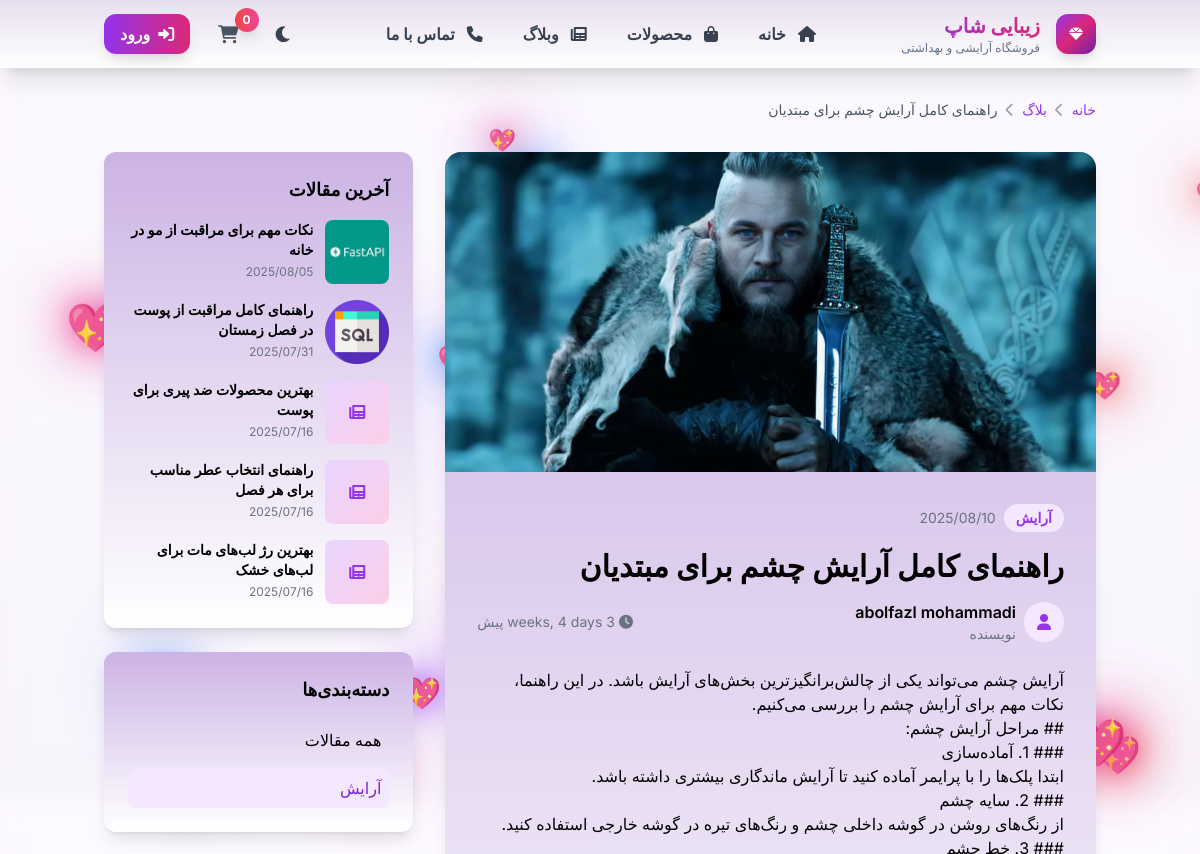
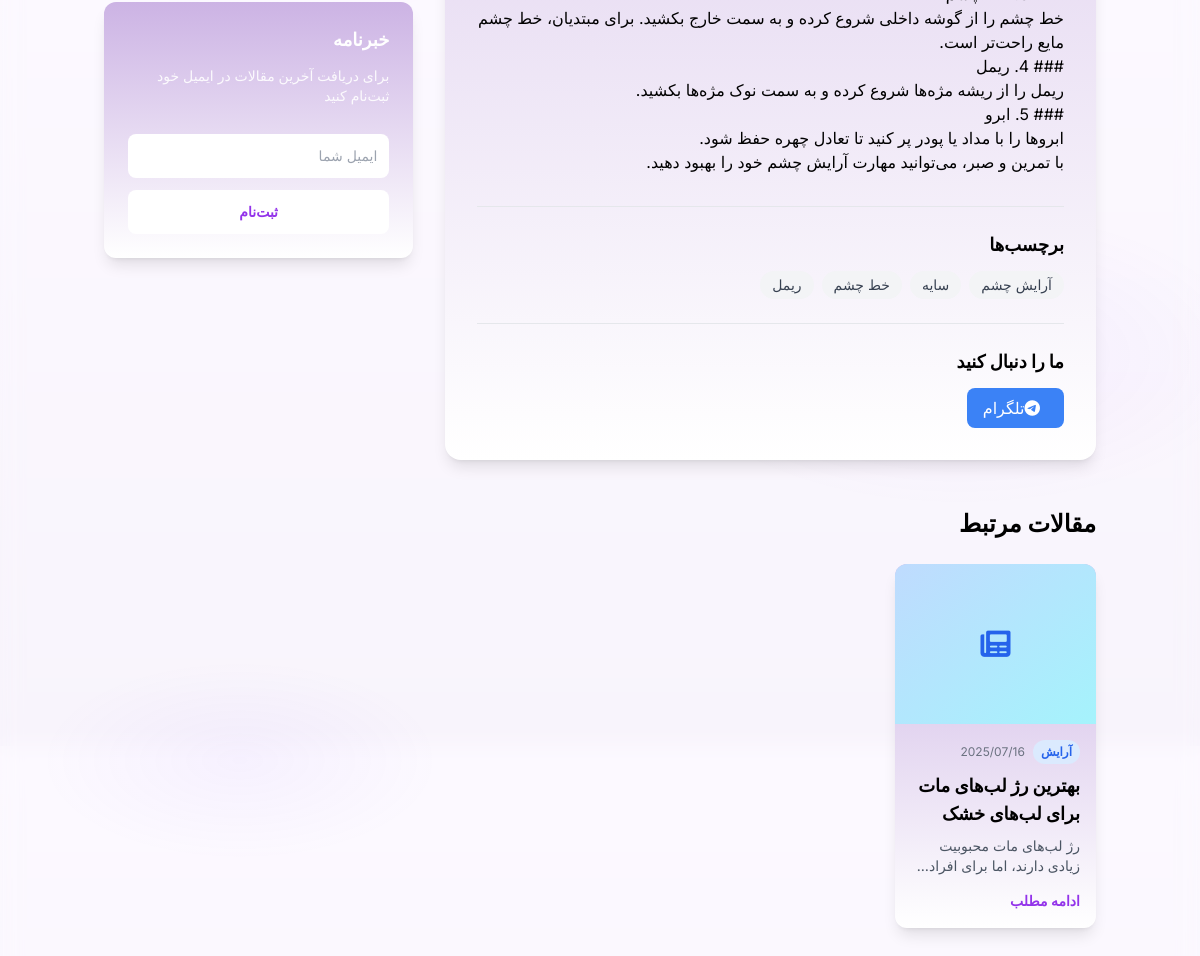
The app's page /blog/post/post-5/ with its own data (2 pictures, top to bottom).
### blog/models.py (models this page shows, shortened)
class Post(models.Model):
    title = models.CharField(max_length=200, verbose_name="عنوان")
    slug = models.SlugField(max_length=200, unique=True, verbose_name="اسلاگ")
    author = models.ForeignKey(get_user_model(), on_delete=models.CASCADE, verbose_name="نویسنده")
    content = models.TextField(verbose_name="محتوای مقاله")
    excerpt = models.TextField(max_length=500, blank=True, verbose_name="خلاصه")
    image = models.ImageField(upload_to='blog/', blank=True, null=True, verbose_name="تصویر")
    category = models.CharField(max_length=100, default="زیبایی", verbose_name="دسته‌بندی")
    tags = models.CharField(max_length=200, blank=True, verbose_name="برچسب‌ها")
    status = models.CharField(
        max_length=10,
        choices=[
            ('draft', 'پیش‌نویس'),
            ('published', 'منتشر شده'),
        ],
        default='draft',
        verbose_name="وضعیت"
    )
    created_at = models.DateTimeField(auto_now_add=True, verbose_name="تاریخ ایجاد")
    updated_at = models.DateTimeField(auto_now=True, verbose_name="تاریخ بروزرسانی")
    published_at = models.DateTimeField(default=timezone.now, verbose_name="تاریخ انتشار")
    is_featured = models.BooleanField(default=False, verbose_name="مقاله ویژه")
    meta_title = models.CharField(max_length=200, blank=True, verbose_name="عنوان متا")
    meta_description = models.TextField(blank=True, verbose_name="توضیحات متا")
    meta_keywords = models.CharField(max_length=500, blank=True, verbose_name="کلمات کلیدی متا")
    instagram_link = models.URLField(blank=True, verbose_name="لینک اینستاگرام")
    telegram_link = models.URLField(blank=True, verbose_name="لینک تلگرام")
    class Meta:
        verbose_name = "مقاله"
        verbose_name_plural = "مقالات"
        ordering = ['-published_at']
    def get_excerpt(self):
        if self.excerpt:
            return self.excerpt
        return self.content[:200] + "..." if len(self.content) > 200 else self.content
    def get_meta_title(self):
        return self.meta_title or self.title
    def get_meta_description(self):
        if self.meta_description:
            return self.meta_description
        if self.excerpt:
            return self.excerpt[:160]
        return (self.content[:160] + "...") if len(self.content) > 160 else self.content
    def get_meta_keywords(self):
        if self.meta_keywords:
            return self.meta_keywords
        return ", ".join(self.get_tags_list())
    def get_tags_list(self):
        if self.tags:
            return [tag.strip() for tag in self.tags.split(',')]
        return []

### core/models.py (models this page shows, shortened)
class User(AbstractUser):
    email = models.EmailField(unique=True, verbose_name='ایمیل')
    phone = models.CharField(max_length=11, unique=True, verbose_name='شماره موبایل')
    first_name = models.CharField(max_length=100, verbose_name='نام')
    last_name = models.CharField(max_length=100, verbose_name='نام خانوادگی')
    profile_image = models.ImageField(
        upload_to=user_profile_image_path, blank=True, null=True, verbose_name='عکس پروفایل'
    )
    province = models.ForeignKey(Province, on_delete=models.SET_NULL, null=True, blank=True, verbose_name='استان')
    city = models.ForeignKey(City, on_delete=models.SET_NULL, null=True, blank=True, verbose_name='شهر')
    address = models.CharField(max_length=300, blank=True, null=True, verbose_name='آدرس دقیق')
    updated_at = models.DateTimeField(auto_now=True, verbose_name='تاریخ بروزرسانی')
    USERNAME_FIELD = 'email'
    REQUIRED_FIELDS = ['username']
    class Meta:
        verbose_name = 'کاربر'
        verbose_name_plural = 'کاربران'

### blog/views.py (the view)
# urls.py: path('post/<slug:slug>/', views.PostDetailView.as_view(), name='post_detail'),
class PostDetailView(DetailView):
    model = Post
    template_name = 'blog/post_detail.html'
    context_object_name = 'post'
    def get_queryset(self):
        return Post.objects.filter(status='published')
    def get_context_data(self, **kwargs):
        context = super().get_context_data(**kwargs)
        context['related_posts'] = Post.objects.filter(
            status='published',
            category=self.object.category
        ).exclude(id=self.object.id)[:3]
        context['recent_posts'] = Post.objects.filter(
            status='published'
        ).exclude(id=self.object.id)[:5]
        return context

### blog/templates/blog/post_detail.html (shortened to what this page needs)
{% extends "base.html" %}
{% block contact %}
<div class="min-h-screen">
    <div class="container mx-auto px-4 py-8">
        <nav class="flex items-center gap-2 mb-8 text-sm">
            <a href="{% url 'home' %}" class="text-purple-600 hover:text-purple-700">خانه</a>
            <i class="fas fa-chevron-left text-gray-400"></i>
            <a href="{% url 'blog:blog_home' %}" class="text-purple-600 hover:text-purple-700">بلاگ</a>
            <i class="fas fa-chevron-left text-gray-400"></i>
            <span class="text-gray-600">{{ post.title }}</span>
        </nav>
        <div class="grid lg:grid-cols-3 gap-8">
            <div class="lg:col-span-2">
                <article class="theme-card rounded-2xl shadow-lg overflow-hidden">
                    {% if post.image %}
                    <img src="{{ post.image.url }}" alt="{{ post.title }}" class="w-full h-64 sm:h-80 object-cover">
                    {% else %}
                    <div class="w-full h-64 sm:h-80 bg-gradient-to-br from-purple-200 to-pink-200 flex items-center justify-center">
                        <i class="fas fa-newspaper text-6xl text-purple-600"></i>
                    </div>
                    {% endif %}
                    <div class="p-6 sm:p-8">
                        <header class="mb-6">
                            <div class="flex items-center gap-2 mb-4">
                                <span class="bg-purple-100 text-purple-600 px-3 py-1 rounded-full text-sm font-semibold">
                                    {{ post.category }}
                                </span>
                                <span class="text-gray-500 text-sm">{{ post.published_at|date:"Y/m/d" }}</span>
                            </div>
                            <h1 class="text-2xl sm:text-3xl font-bold mb-4">{{ post.title }}</h1>
                            <div class="flex items-center justify-between">
                                <div class="flex items-center gap-4">
                                    <div class="flex items-center gap-2">
                                        <div class="w-10 h-10 bg-purple-100 rounded-full flex items-center justify-center">
                                            <i class="fas fa-user text-purple-600"></i>
                                        </div>
                                        <div>
                                            <p class="font-semibold">{{ post.author.get_full_name|default:post.author.username }}</p>
                                            <p class="text-sm text-gray-500">نویسنده</p>
                                        </div>
                                    </div>
                                </div>
                                <div class="flex items-center gap-4 text-sm text-gray-500">
                                    <div class="flex items-center gap-1">
                                        <i class="fas fa-clock"></i>
                                        <span>{{ post.published_at|timesince }} پیش</span>
                                    </div>
                                </div>
                            </div>
                        </header>
                        <div class="prose prose-lg max-w-none mb-8">
                            {{ post.content|linebreaks }}
                        </div>
                        {% if post.tags %}
                        <div class="border-t pt-6 mb-6">
                            <h3 class="text-lg font-bold mb-3">برچسب‌ها</h3>
                            <div class="flex flex-wrap gap-2">
                                {% for tag in post.get_tags_list %}
                                <span class="bg-gray-100 text-gray-700 px-3 py-1 rounded-full text-sm">
                                    {{ tag }}
                                </span>
                                {% endfor %}
                            </div>
                        </div>
                        {% endif %}
                        {% if post.instagram_link or post.telegram_link %}
                        <div class="border-t pt-6">
                            <h3 class="text-lg font-bold mb-3">ما را دنبال کنید</h3>
                            <div class="flex gap-3">
                                {% if post.telegram_link %}
                                <a href="{{ post.telegram_link }}" target="_blank"
                                   class="bg-blue-500 hover:bg-blue-600 text-white px-4 py-2 rounded-lg transition-all duration-300 transform hover:scale-105">
                                    <i class="fab fa-telegram mr-2"></i>تلگرام
                                </a>
                                {% endif %}
                            </div>
                        </div>
                        {% endif %}
                    </div>
                </article>
                {% if related_posts %}
                <section class="mt-12">
                    <h2 class="text-2xl font-bold mb-6">مقالات مرتبط</h2>
                    <div class="grid grid-cols-1 md:grid-cols-3 gap-6">
                        {% for related_post in related_posts %}
                        <div class="theme-card rounded-xl shadow-lg overflow-hidden card-hover">
                            {% if related_post.image %}
                            <img src="{{ related_post.image.url }}" alt="{{ related_post.title }}" class="w-full h-40 object-cover">
                            {% else %}
                            <div class="w-full h-40 bg-gradient-to-br from-blue-200 to-cyan-200 flex items-center justify-center">
                                <i class="fas fa-newspaper text-3xl text-blue-600"></i>
                            </div>
                            {% endif %}
                            <div class="p-4">
                                <div class="flex items-center gap-2 mb-2">
                                    <span class="bg-blue-100 text-blue-600 px-2 py-1 rounded-full text-xs font-semibold">
                                        {{ related_post.category }}
                                    </span>
                                    <span class="text-gray-500 text-xs">{{ related_post.published_at|date:"Y/m/d" }}</span>
                                </div>
                                <h3 class="text-lg font-bold mb-2 line-clamp-2">{{ related_post.title }}</h3>
                                <p class="text-gray-600 mb-3 line-clamp-2 text-sm">{{ related_post.get_excerpt }}</p>
                                <a href="{% url 'blog:post_detail' related_post.slug %}" class="text-purple-600 hover:text-purple-700 text-sm font-semibold">
                                    ادامه مطلب
                                </a>
                            </div>
                        </div>
                        {% endfor %}
                    </div>
                </section>
                {% endif %}
            </div>
            <div class="lg:col-span-1">
                <div class="space-y-6">
                    {% if recent_posts %}
                    <div class="theme-card rounded-xl shadow-lg p-6">
                        <h3 class="text-lg font-bold mb-4">آخرین مقالات</h3>
                        <div class="space-y-4">
                            {% for recent_post in recent_posts %}
                            <div class="flex gap-3">
                                {% if recent_post.image %}
                                <img src="{{ recent_post.image.url }}" alt="{{ recent_post.title }}" class="w-16 h-16 object-cover rounded-lg">
                                {% else %}
                                <div class="w-16 h-16 bg-gradient-to-br from-purple-200 to-pink-200 rounded-lg flex items-center justify-center">
                                    <i class="fas fa-newspaper text-purple-600"></i>
                                </div>
                                {% endif %}
                                <div class="flex-1">
                                    <h4 class="font-semibold text-sm line-clamp-2 mb-1">
                                        <a href="{% url 'blog:post_detail' recent_post.slug %}" class="hover:text-purple-600 transition-colors">
                                            {{ recent_post.title }}
                                        </a>
                                    </h4>
                                    <p class="text-xs text-gray-500">{{ recent_post.published_at|date:"Y/m/d" }}</p>
                                </div>
                            </div>
                            {% endfor %}
                        </div>
                    </div>
                    {% endif %}
                    <div class="theme-card rounded-xl shadow-lg p-6">
                        <h3 class="text-lg font-bold mb-4">دسته‌بندی‌ها</h3>
                        <div class="space-y-2">
                            <a href="{% url 'blog:post_list' %}" class="block p-2 rounded-lg hover:bg-purple-50 transition-colors">
                                همه مقالات
                            </a>
                            <a href="{% url 'blog:post_list' %}?category={{ post.category }}" class="block p-2 rounded-lg bg-purple-100 text-purple-700">
                                {{ post.category }}
                            </a>
                        </div>
                    </div>
                    <div class="theme-card rounded-xl shadow-lg p-4 lg:p-6 bg-gradient-to-br from-purple-500 to-pink-500 text-white newsletter-section">
                        <h3 class="text-base lg:text-lg font-bold mb-2 lg:mb-3">خبرنامه</h3>
                        <p class="text-xs lg:text-sm mb-3 lg:mb-4 opacity-90">برای دریافت آخرین مقالات در ایمیل خود ثبت‌نام کنید</p>
                        <form method="post" action="{% url 'blog:newsletter_subscribe' %}" class="space-y-2 lg:space-y-3 newsletter-form">
                            <input type="email" name="email" placeholder="ایمیل شما" required
                                   class="w-full p-2 lg:p-3 rounded-lg text-gray-800 focus:outline-none focus:ring-2 focus:ring-white text-sm">
                            <button type="submit" class="w-full bg-white text-purple-600 py-2 lg:py-3 rounded-lg font-semibold hover:bg-gray-100 transition-colors text-sm">
                                ثبت‌نام
                            </button>
                        </form>
                    </div>
                </div>
            </div>
        </div>
    </div>
</div>
{% endblock %}

### records on screen
Post: title "راهنمای کامل آرایش چشم برای مبتدیان", image (picture), category "آرایش", published_at "2025/08/10", author.get_full_name "abolfazl mohammadi", content "آرایش چشم می‌تواند یکی از چالش‌برانگیزترین بخش‌های آرایش باشد. در این راهنما، نکات مهم برای آرایش چشم را بررسی می‌کنیم. ## مراحل آرایش چشم: ### 1. آماده‌سازی ابتدا پلک‌ها را با پرایمر آماده کنید تا آرایش ماندگاری بیشتری داشته باشد. ### 2. سایه چشم از رنگ‌های روشن در گوشه داخلی چشم و رنگ‌های تیره در گوشه خارجی استفاده کنید. ### 3. خط چشم خط چشم را از گوشه داخلی شروع کرده و به سمت خارج بکشید. برای مبتدیان، خط چشم مایع راحت‌تر است. ### 4. ریمل ریمل را از ریشه مژه‌ها شروع کرده و به سمت نوک مژه‌ها بکشید. ### 5. ابرو ابروها را با مداد یا پودر پر کنید تا تعادل چهره حفظ شود. با تمرین و صبر، می‌توانید مهارت آرایش چشم خود را بهبود دهید."
Post: category "آرایش", published_at "2025/07/16", title "بهترین رژ لب‌های مات برای لب‌های خشک", get_excerpt "رژ لب‌های مات محبوبیت زیادی دارند، اما برای…"
Post: image (picture), title "نکات مهم برای مراقبت از مو در خانه", published_at "2025/08/05"
Post: image (picture), title "راهنمای کامل مراقبت از پوست در فصل زمستان", published_at "2025/07/31"
Post: title "بهترین محصولات ضد پیری برای پوست", published_at "2025/07/16"
Post: title "راهنمای انتخاب عطر مناسب برای هر فصل", published_at "2025/07/16"

### other values on screen
{{ tag }} "آرایش چشم" "سایه" "خط چشم" "ریمل"
